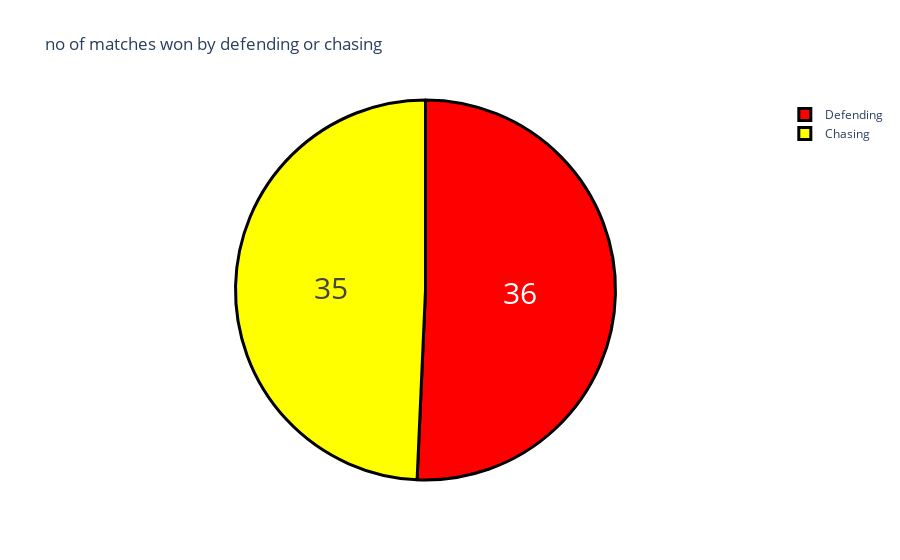

The notebook cell saved with this chart:
### Code cell
data['won_by'] = data['won_by'].map({'Wickets':'Chasing','Runs':'Defending'})
won_by = data['won_by'].value_counts()
label = won_by.index
counts = won_by.values
colors=['red','yellow']
fig = go.Figure(data=[go.Pie(labels=label,values=counts)])
fig.update_layout(title_text='no of matches won by defending or chasing')
fig.update_traces(hoverinfo='label+percent',textinfo='value',textfont_size=30,marker=dict(colors=colors,line=dict(color='black',width=3)))
fig.show()

### Figure 1 — Plotly figure (JSON) as saved in the notebook; plotly's stock layout.template omitted (floating-point values rounded to 4 significant figures)
{"data": [{"hoverinfo": "label+percent", "labels": ["Defending", "Chasing"], "marker": {"colors": ["red", "yellow"], "line": {"color": "black", "width": 3}}, "textfont": {"size": 30}, "textinfo": "value", "type": "pie", "values": [36, 35]}], "layout": {"autosize": true, "title": {"text": "no of matches won by defending or chasing"}}}
